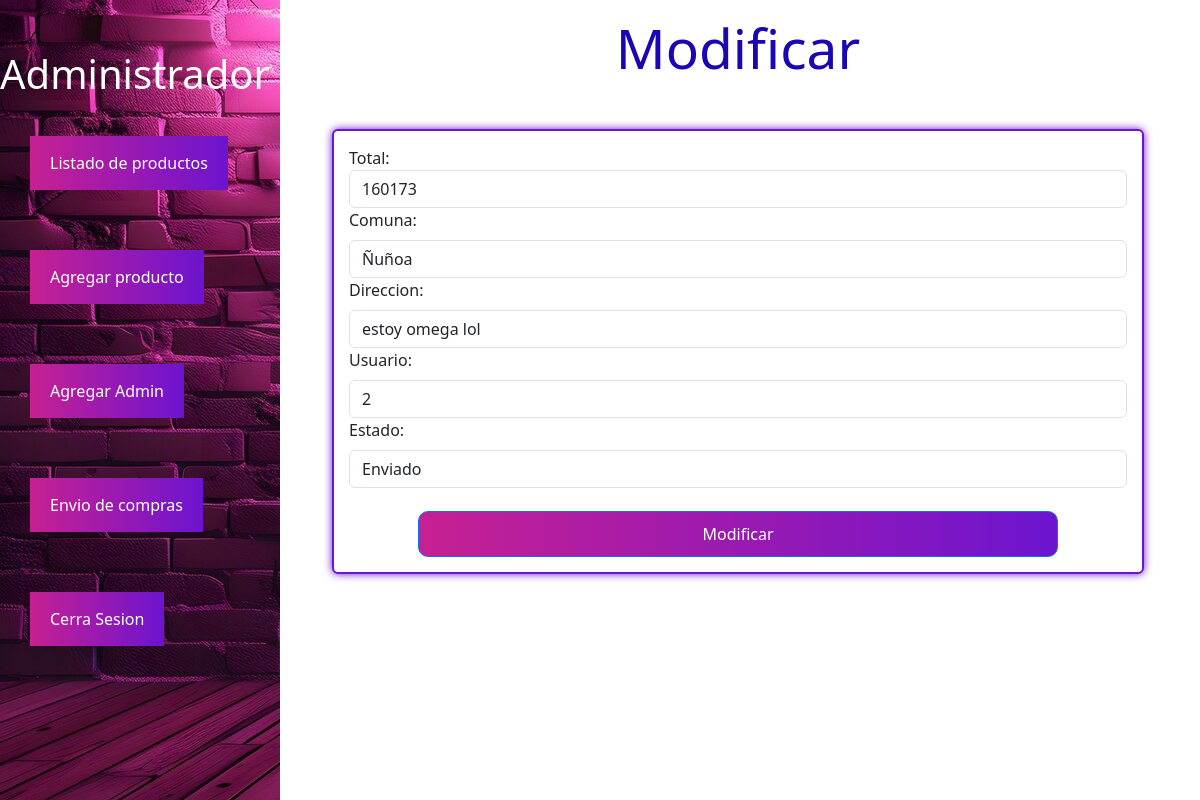
Page /productos/estadoCompra/5 (signed in) on the committed database.
### modulos/productos/models.py (models this page shows)
class OrdenCompra(models.Model):
    f_compra = models.DateTimeField(auto_now_add=True)
    total = models.PositiveIntegerField()
    direccion = models.CharField(max_length=30)
    recibe = models.CharField(max_length = 40)
    comuna = models.CharField(max_length= 20 , choices=comunas_santiago)
    estado = models.CharField(max_length=20 , choices=estado, default='En bodega')
    usuario = models.ForeignKey(User, on_delete=models.CASCADE)

### modulos/productos/views.py (the view, shortened to what this page needs)
# urls.py: path('estadoCompra/<int:id>',views.estadoCompra,name="estadocompra"),
@login_required
def estadoCompra(request, id):
    if request.method == 'GET':
        orden = get_object_or_404(OrdenCompra, id=id)
        datos = {
            "formulario": compraForm(instance=orden)
        }
        return render(request, 'compra/estadoCompra.html', datos)

### modulos/productos/forms.py
class compraForm(forms.ModelForm):
    class Meta:
        model = OrdenCompra
        fields = ('total','comuna','direccion','usuario','estado')
        widgets = {
            'total': forms.TextInput(attrs={'class': 'form-control', 'placeholder': 'Total', 'readonly': 'readonly'}),
            'comuna': forms.TextInput(attrs={'class': 'form-control mt-2', 'placeholder': 'Comuna', 'readonly': 'readonly'}),
            'direccion': forms.TextInput(attrs={'class': 'form-control mt-2', 'placeholder': 'Dirección', 'readonly': 'readonly'}),
            'usuario': forms.TextInput(attrs={'class': 'form-control mt-2', 'placeholder': 'Usuario', 'readonly': 'readonly'}),
            'estado': forms.Select(attrs={'class': 'form-control mt-2', 'placeholder': 'Selecciona un estado'}),
           }

### templates/compra/estadoCompra.html (shortened to what this page needs)
{% extends "../base/base2.html" %}
{% block content %}
<div class="anchormodificarproduc col-sm-12 col-md-7 col-lg-8 col-xl-8">
    <h2 class="titulomodificarproduc text-center">Modificar</h2>
    <form action="" method="post" class="form_modificarprodu card card-body mt-5" enctype="multipart/form-data">
        {{formulario}}
        <div class="btns_centromodielimi">
            <button class="btn_modificarprodu btn btn-primary mt-2">Modificar</button>
        </div>
    </form>
</div>
{% endblock %}

### static/css/adminstyle.css (style rules this page uses)
body { display: flex; }

### static/css/listaradmin.css (style rules this page uses)
.text-center { font-size: 55px; color: #1a06b4; margin: 15px 0; cursor: pointer; position: relative; }

### static/css/agregar.css (style rules this page uses)
.card-body { background-color: #fff; }

### static/css/registraradmin.css (style rules this page uses)
.card-body { background-color: #fff; }

### static/css/modificarprodu.css (style rules this page uses)
.anchormodificarproduc { flex: 0 0 auto; width: 95%; }
.titulomodificarproduc { font-size: 55px; color: #1a06b4; margin: 15px 0; cursor: pointer; position: relative; }
.form_modificarprodu { border: 2px solid #6c14d0; box-shadow: 0 0 8px #6c14d0; padding: 15px; }
.btn_modificarprodu { padding: 10px 20px; background: linear-gradient(to right, #c72092 , #6c14d0); color: white; text-align: center; border-radius: 10px; margin-top: 1vh; width: 80vh; }
.btns_centromodielimi { display: flex; justify-content: center; margin-top: 15px; }

### rows in the picture
OrdenCompra: total "160173", comuna "Ñuñoa", direccion "estoy omega lol", usuario "2", estado "Enviado"
